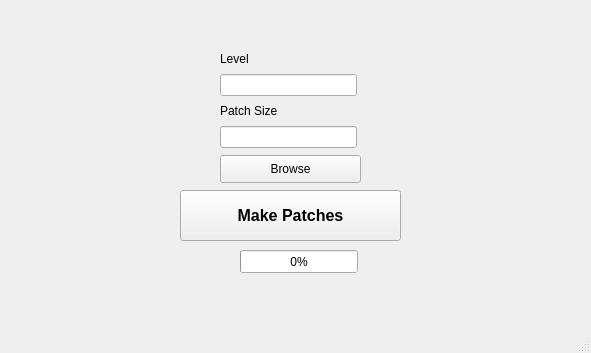
<?xml version="1.0" encoding="UTF-8"?>
<ui version="4.0">
 <class>MainWindow</class>
 <widget class="QMainWindow" name="MainWindow">
  <property name="geometry">
   <rect>
    <x>0</x>
    <y>0</y>
    <width>591</width>
    <height>353</height>
   </rect>
  </property>
  <property name="windowTitle">
   <string>MainWindow</string>
  </property>
  <widget class="QWidget" name="centralwidget">
   <widget class="QProgressBar" name="progressBar">
    <property name="geometry">
     <rect>
      <x>240</x>
      <y>250</y>
      <width>118</width>
      <height>23</height>
     </rect>
    </property>
    <property name="value">
     <number>0</number>
    </property>
   </widget>
   <widget class="QLabel" name="label_2">
    <property name="geometry">
     <rect>
      <x>220</x>
      <y>103</y>
      <width>59</width>
      <height>16</height>
     </rect>
    </property>
    <property name="text">
     <string>Patch Size</string>
    </property>
   </widget>
   <widget class="QLabel" name="label">
    <property name="geometry">
     <rect>
      <x>220</x>
      <y>51</y>
      <width>29</width>
      <height>16</height>
     </rect>
    </property>
    <property name="text">
     <string>Level</string>
    </property>
   </widget>
   <widget class="QLineEdit" name="lineEditLevel">
    <property name="geometry">
     <rect>
      <x>220</x>
      <y>74</y>
      <width>137</width>
      <height>22</height>
     </rect>
    </property>
   </widget>
   <widget class="QPushButton" name="pushButtonBrowse">
    <property name="geometry">
     <rect>
      <x>220</x>
      <y>155</y>
      <width>141</width>
      <height>28</height>
     </rect>
    </property>
    <property name="text">
     <string>Browse</string>
    </property>
   </widget>
   <widget class="QLineEdit" name="lineEditPatchSize">
    <property name="geometry">
     <rect>
      <x>220</x>
      <y>126</y>
      <width>137</width>
      <height>22</height>
     </rect>
    </property>
   </widget>
   <widget class="QPushButton" name="pushButtonMakePatches">
    <property name="geometry">
     <rect>
      <x>180</x>
      <y>190</y>
      <width>221</width>
      <height>51</height>
     </rect>
    </property>
    <property name="font">
     <font>
      <pointsize>12</pointsize>
      <weight>75</weight>
      <bold>true</bold>
     </font>
    </property>
    <property name="text">
     <string>Make Patches</string>
    </property>
   </widget>
  </widget>
  <widget class="QStatusBar" name="statusbar"/>
 </widget>
 <resources/>
 <connections/>
</ui>
